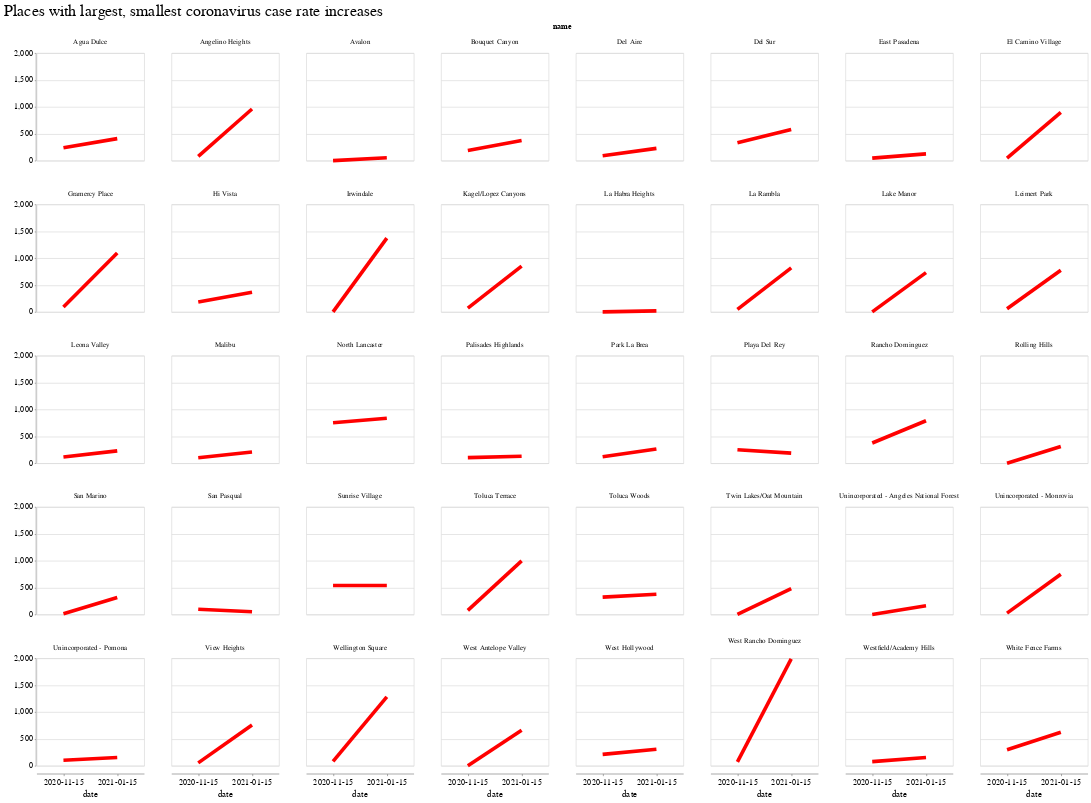

Notebook code for this chart:
### Markdown cell above
---

### Code cell
alt.Chart(surge_change_melt).mark_line(size=5, color="red").encode(
    x=alt.X("date:O"),
    y=alt.Y("rate", title=""),
    facet=alt.Facet("name", columns=8),
).properties(
    height=150,
    width=150,
    title="Places with largest, smallest coronavirus case rate increases",
)

### Figure 1 — Vega-Lite specification as saved in the notebook (floating-point values rounded to 4 significant figures)
{"config": {"view": {"width": 800, "height": 450}, "background": "#ffffff", "title": {"anchor": "start", "font": "Benton Gothic Bold, sans", "fontColor": "#000000", "fontSize": 22, "fontWeight": "normal"}, "arc": {"fill": "#82c6df"}, "area": {"fill": "#82c6df"}, "line": {"stroke": "#82c6df", "strokeWidth": 3}, "path": {"stroke": "#82c6df"}, "rect": {"fill": "#82c6df"}, "shape": {"stroke": "#82c6df"}, "bar": {"fill": "#82c6df"}, "point": {"stroke": "#82c6df"}, "symbol": {"fill": "#82c6df", "size": 30}, "axis": {"titleFont": "Benton Gothic Bold, sans", "titleFontSize": 13, "titleFontWeight": "normal", "labelFont": "Benton Gothic, sans", "labelFontSize": 11.5, "labelFontWeight": "normal"}, "axisX": {"labelAngle": 0, "labelPadding": 4, "tickSize": 3}, "axisY": {"labelBaseline": "middle", "maxExtent": 45, "minExtent": 45, "tickSize": 2, "titleAlign": "left", "titleAngle": 0, "titleX": -45, "titleY": -11}, "legend": {"titleFont": "Benton Gothic Bold, sans", "titleFontSize": 13, "titleFontWeight": "normal", "symbolType": "square", "labelFont": "Benton Gothic, sans", "labelFontSize": 11.5}, "range": {"category": ["#3580b1", "#ec8431", "#ab7fb4", "#c89d29", "#adc839", "#829eb1"], "diverging": ["#e68a4f", "#f4bb6a", "#f9e39c", "#dadfe2", "#a6b7c6", "#849eae"], "heatmap": ["#fbf2c7", "#f9e39c", "#f8d36e", "#f4bb6a", "#e68a4f", "#d15a40", "#ab4232"], "ordinal": ["#fbf2c7", "#f9e39c", "#f8d36e", "#f4bb6a", "#e68a4f", "#d15a40", "#ab4232"], "ramp": ["#fbf2c7", "#f9e39c", "#f8d36e", "#f4bb6a", "#e68a4f", "#d15a40", "#ab4232"]}}, "data": {"name": "data-23ff3644f18852f4dee4257947d9a056"}, "mark": {"type": "line", "color": "red", "size": 5}, "encoding": {"facet": {"type": "nominal", "columns": 8, "field": "name"}, "x": {"type": "ordinal", "field": "date"}, "y": {"type": "quantitative", "field": "rate", "title": ""}}, "height": 150, "title": "Places with largest, smallest coronavirus case rate increases", "width": 150, "$schema": "https://vega.github.io/schema/vega-lite/v4.8.1.json", "datasets": {"data-23ff3644f18852f4dee4257947d9a056": [{"name": "La Habra Heights", "date": "2020-11-15", "rate": 0.0}, {"name": "Avalon", "date": "2020-11-15", "rate": 0.0}, {"name": "Rolling Hills", "date": "2020-11-15", "rate": 0.0}, {"name": "Unincorporated - Angeles National Forest", "date": "2020-11-15", "rate": 0.0}, {"name": "West Antelope Valley", "date": "2020-11-15", "rate": 0.0}, {"name": "Twin Lakes/Oat Mountain", "date": "2020-11-15", "rate": 0.0}, {"name": "Irwindale", "date": "2020-11-15", "rate": 0.0}, {"name": "Lake Manor", "date": "2020-11-15", "rate": 0.0}, {"name": "Unincorporated - Monrovia", "date": "2020-11-15", "rate": 25.77}, {"name": "West Rancho Dominguez", "date": "2020-11-15", "rate": 73.58}, {"name": "San Marino", "date": "2020-11-15", "rate": 15.06}, {"name": "El Camino Village", "date": "2020-11-15", "rate": 45.5}, {"name": "La Rambla", "date": "2020-11-15", "rate": 48.19}, {"name": "Wellington Square", "date": "2020-11-15", "rate": 81.38}, {"name": "View Heights", "date": "2020-11-15", "rate": 54.14}, {"name": "Leimert Park", "date": "2020-11-15", "rate": 59.07}, {"name": "Toluca Terrace", "date": "2020-11-15", "rate": 76.57}, {"name": "Kagel/Lopez Canyons", "date": "2020-11-15", "rate": 70.82}, {"name": "Angelino Heights", "date": "2020-11-15", "rate": 79.94}, {"name": "Gramercy Place", "date": "2020-11-15", "rate": 92.9}, {"name": "East Pasadena", "date": "2020-11-15", "rate": 46.85}, {"name": "Del Aire", "date": "2020-11-15", "rate": 91.05}, {"name": "Park La Brea", "date": "2020-11-15", "rate": 117.8}, {"name": "Rancho Dominguez", "date": "2020-11-15", "rate": 375.8}, {"name": "White Fence Farms", "date": "2020-11-15", "rate": 298.7}, {"name": "Malibu", "date": "2020-11-15", "rate": 100.3}, {"name": "Bouquet Canyon", "date": "2020-11-15", "rate": 186.4}, {"name": "Hi Vista", "date": "2020-11-15", "rate": 182.1}, {"name": "Leona Valley", "date": "2020-11-15", "rate": 114.2}, {"name": "Westfield/Academy Hills", "date": "2020-11-15", "rate": 76.92}, {"name": "Del Sur", "date": "2020-11-15", "rate": 331.3}, {"name": "Agua Dulce", "date": "2020-11-15", "rate": 240.5}, {"name": "Unincorporated - Pomona", "date": "2020-11-15", "rate": 103.2}, {"name": "West Hollywood", "date": "2020-11-15", "rate": 211.1}, {"name": "Palisades Highlands", "date": "2020-11-15", "rate": 104.0}, {"name": "Toluca Woods", "date": "2020-11-15", "rate": 322.9}, {"name": "North Lancaster", "date": "2020-11-15", "rate": 751.3}, {"name": "Sunrise Village", "date": "2020-11-15", "rate": 540.1}, {"name": "Playa Del Rey", "date": "2020-11-15", "rate": 250.3}, {"name": "San Pasqual", "date": "2020-11-15", "rate": 98.28}, {"name": "La Habra Heights", "date": "2021-01-15", "rate": 18.33}, {"name": "Avalon", "date": "2021-01-15", "rate": 51.69}, {"name": "Rolling Hills", "date": "2021-01-15", "rate": 309.3}, {"name": "Unincorporated - Angeles National Forest", "date": "2021-01-15", "rate": 160.6}, {"name": "West Antelope Valley", "date": "2021-01-15", "rate": 661.8}, {"name": "Twin Lakes/Oat Mountain", "date": "2021-01-15", "rate": 482.5}, {"name": "Irwindale", "date": "2021-01-15", "rate": 1371.0}, {"name": "Lake Manor", "date": "2021-01-15", "rate": 730.4}, {"name": "Unincorporated - Monrovia", "date": "2021-01-15", "rate": 747.2}, {"name": "West Rancho Dominguez", "date": "2021-01-15", "rate": 1987.0}, {"name": "San Marino", "date": "2021-01-15", "rate": 316.3}, {"name": "El Camino Village", "date": "2021-01-15", "rate": 898.6}, {"name": "La Rambla", "date": "2021-01-15", "rate": 819.3}, {"name": "Wellington Square", "date": "2021-01-15", "rate": 1282.0}, {"name": "View Heights", "date": "2021-01-15", "rate": 758.0}, {"name": "Leimert Park", "date": "2021-01-15", "rate": 774.5}, {"name": "Toluca Terrace", "date": "2021-01-15", "rate": 995.4}, {"name": "Kagel/Lopez Canyons", "date": "2021-01-15", "rate": 849.9}, {"name": "Angelino Heights", "date": "2021-01-15", "rate": 959.2}, {"name": "Gramercy Place", "date": "2021-01-15", "rate": 1096.0}, {"name": "East Pasadena", "date": "2021-01-15", "rate": 124.9}, {"name": "Del Aire", "date": "2021-01-15", "rate": 227.6}, {"name": "Park La Brea", "date": "2021-01-15", "rate": 265.1}, {"name": "Rancho Dominguez", "date": "2021-01-15", "rate": 789.2}, {"name": "White Fence Farms", "date": "2021-01-15", "rate": 624.5}, {"name": "Malibu", "date": "2021-01-15", "rate": 208.3}, {"name": "Bouquet Canyon", "date": "2021-01-15", "rate": 372.8}, {"name": "Hi Vista", "date": "2021-01-15", "rate": 364.3}, {"name": "Leona Valley", "date": "2021-01-15", "rate": 228.4}, {"name": "Westfield/Academy Hills", "date": "2021-01-15", "rate": 153.8}, {"name": "Del Sur", "date": "2021-01-15", "rate": 579.7}, {"name": "Agua Dulce", "date": "2021-01-15", "rate": 408.9}, {"name": "Unincorporated - Pomona", "date": "2021-01-15", "rate": 154.8}, {"name": "West Hollywood", "date": "2021-01-15", "rate": 308.5}, {"name": "Palisades Highlands", "date": "2021-01-15", "rate": 130.0}, {"name": "Toluca Woods", "date": "2021-01-15", "rate": 376.7}, {"name": "North Lancaster", "date": "2021-01-15", "rate": 834.7}, {"name": "Sunrise Village", "date": "2021-01-15", "rate": 540.1}, {"name": "Playa Del Rey", "date": "2021-01-15", "rate": 187.7}, {"name": "San Pasqual", "date": "2021-01-15", "rate": 49.14}]}}
